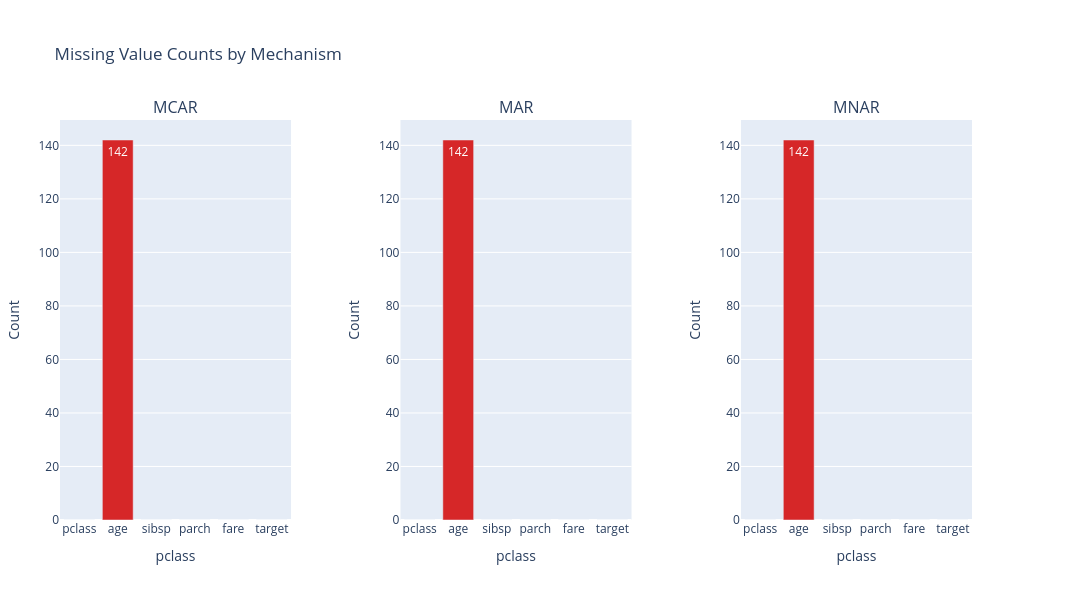

The code cell stored with this chart in its notebook:
### Code cell
panel = Panel(
    plots=[
        md_mcar.barchart_missing_count(title="MCAR"),
        md_mar.barchart_missing_count(title="MAR"),
        md_mnar.barchart_missing_count(title="MNAR")
        ],
    title="Missing Value Counts by Mechanism",
    )

panel.show()

### Figure 1 — Plotly figure (JSON) as saved in the notebook; plotly's stock layout.template omitted (floating-point values rounded to 4 significant figures)
{"data": [{"marker": {"color": "#d62728"}, "name": "Missing", "showlegend": false, "text": ["0", "142", "0", "0", "0", "0"], "textposition": "auto", "type": "bar", "x": ["pclass", "age", "sibsp", "parch", "fare", "target"], "xaxis": "x", "y": [0, 142, 0, 0, 0, 0], "yaxis": "y"}, {"marker": {"color": "#d62728"}, "name": "Missing", "showlegend": false, "text": ["0", "142", "0", "0", "0", "0"], "textposition": "auto", "type": "bar", "x": ["pclass", "age", "sibsp", "parch", "fare", "target"], "xaxis": "x2", "y": [0, 142, 0, 0, 0, 0], "yaxis": "y2"}, {"marker": {"color": "#d62728"}, "name": "Missing", "showlegend": false, "text": ["0", "142", "0", "0", "0", "0"], "textposition": "auto", "type": "bar", "x": ["pclass", "age", "sibsp", "parch", "fare", "target"], "xaxis": "x3", "y": [0, 142, 0, 0, 0, 0], "yaxis": "y3"}], "layout": {"annotations": [{"font": {"size": 16}, "showarrow": false, "text": "MCAR", "x": 0.1267, "xanchor": "center", "xref": "paper", "y": 1, "yanchor": "bottom", "yref": "paper"}, {"font": {"size": 16}, "showarrow": false, "text": "MAR", "x": 0.5, "xanchor": "center", "xref": "paper", "y": 1, "yanchor": "bottom", "yref": "paper"}, {"font": {"size": 16}, "showarrow": false, "text": "MNAR", "x": 0.8733, "xanchor": "center", "xref": "paper", "y": 1, "yanchor": "bottom", "yref": "paper"}], "font": {}, "height": 600, "margin": {"b": 80, "l": 60, "r": 120, "t": 120}, "showlegend": false, "title": {"text": "Missing Value Counts by Mechanism"}, "width": 1500, "xaxis": {"anchor": "y", "domain": [0, 0.2533], "title": {"text": "pclass"}}, "xaxis2": {"anchor": "y2", "domain": [0.3733, 0.6267], "title": {"text": "pclass"}}, "xaxis3": {"anchor": "y3", "domain": [0.7467, 1], "title": {"text": "pclass"}}, "yaxis": {"anchor": "x", "domain": [0, 1], "title": {"text": "Count"}}, "yaxis2": {"anchor": "x2", "domain": [0, 1], "title": {"text": "Count"}}, "yaxis3": {"anchor": "x3", "domain": [0, 1], "title": {"text": "Count"}}}}
